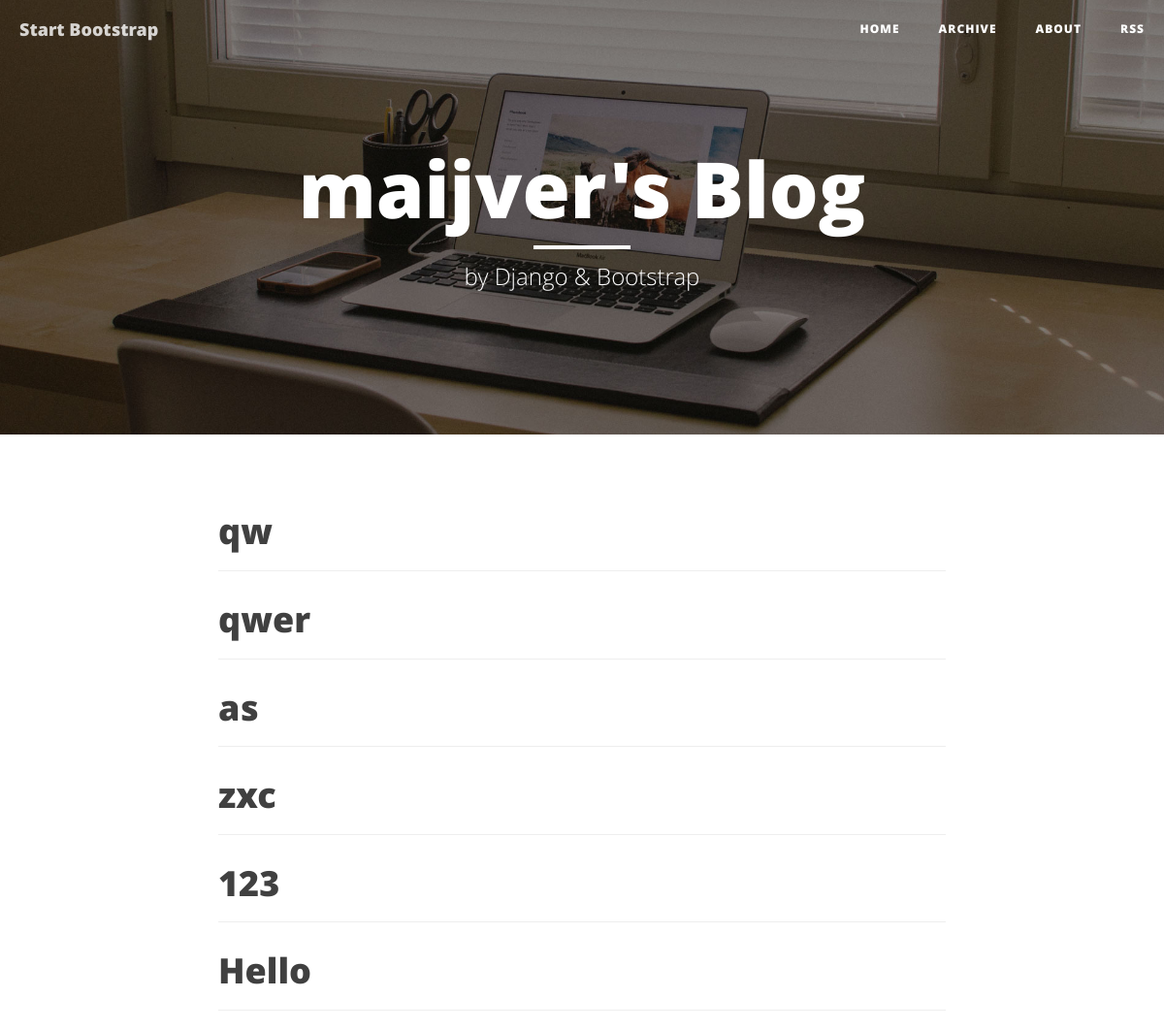
Page /archive/ on the committed database.
### blog/models.py (models this page shows, shortened)
class Blog(models.Model):
    title = models.CharField(max_length=100)
    category = models.CharField(max_length=50)
    content = models.TextField(null=True)
    time = models.DateTimeField()
    class Meta:
        ordering = ['-time']

### blog/views.py (the view)
# urls.py: url(r'^archive/$','blog.views.archive',name='archive'),
def archive(request):
    try:
        post_list = Blog.objects.all()
    except Blog.DoesNotExist:
        raise Http404
    return render(request,'archive.html',{'post_list':post_list})

### templates/archive.html
{% extends "index.html" %}
{% block content %}
  <div class="container">
        <div class="row">
            <div class="col-lg-8 col-lg-offset-2 col-md-10 col-md-offset-1">
                {%for post in post_list %}
                    <div class="post-preview">
                        <a href="{% url 'detail' id=post.id%}">
                            <h2 class="post-title">
                                {{ post.title }}
                            </h2>
                        </a>
                    </div>
                    <hr>
                {% endfor %}
            </div>
        </div>
    </div>
{% endblock %}

### rows in the picture
Blog: title "qw"
Blog: title "qwer"
Blog: title "as"
Blog: title "zxc"
Blog: title "123"
Blog: title "Hello"
